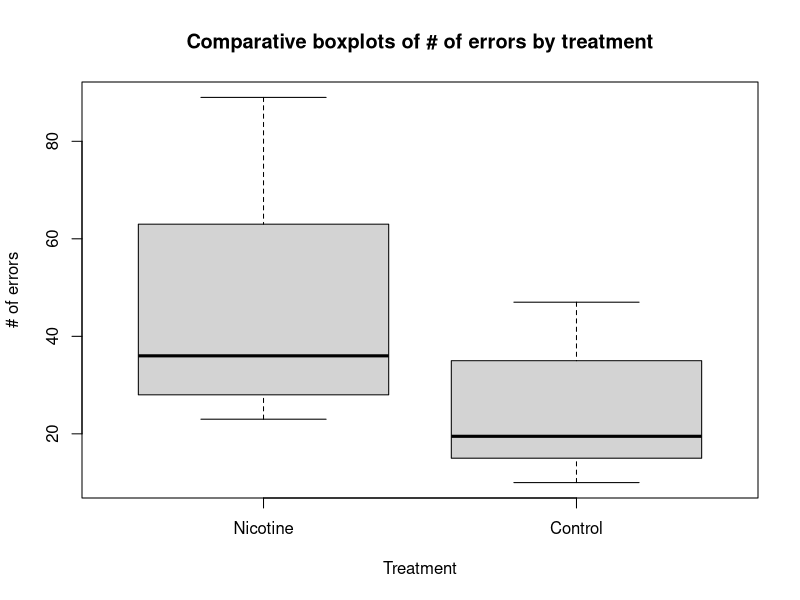
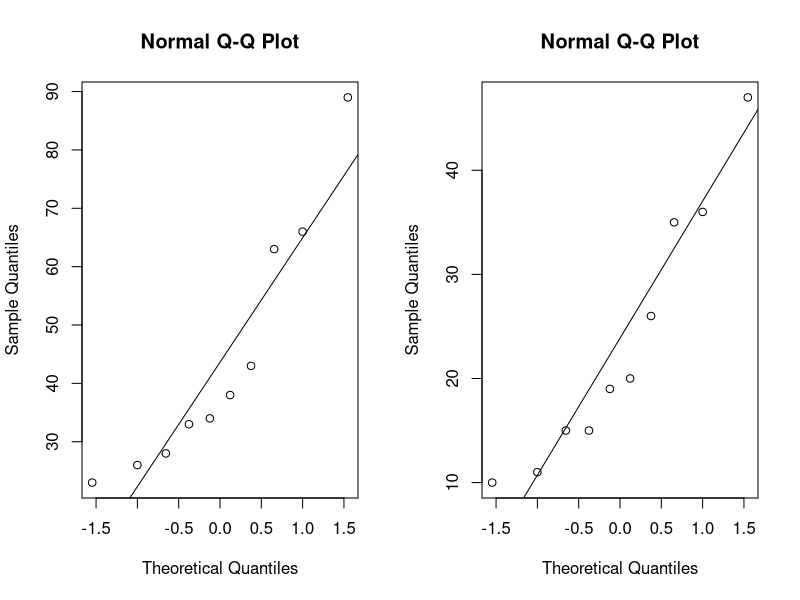
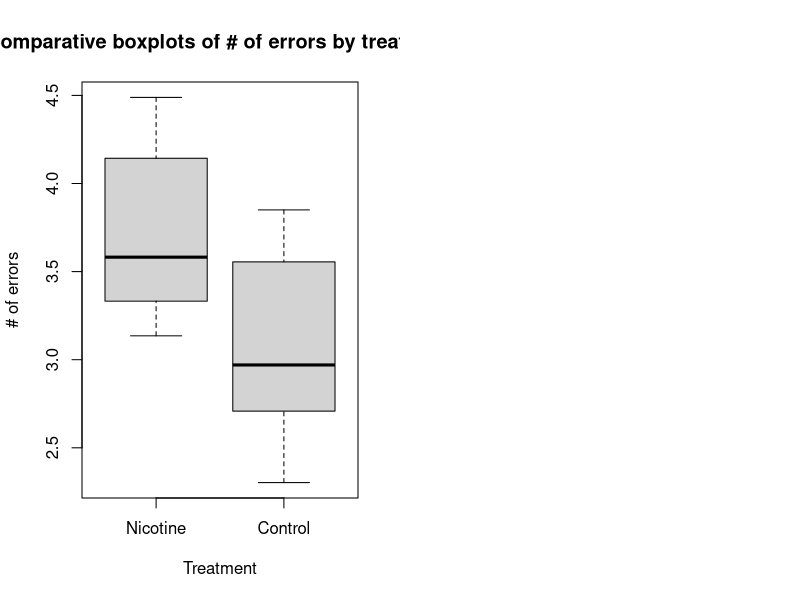
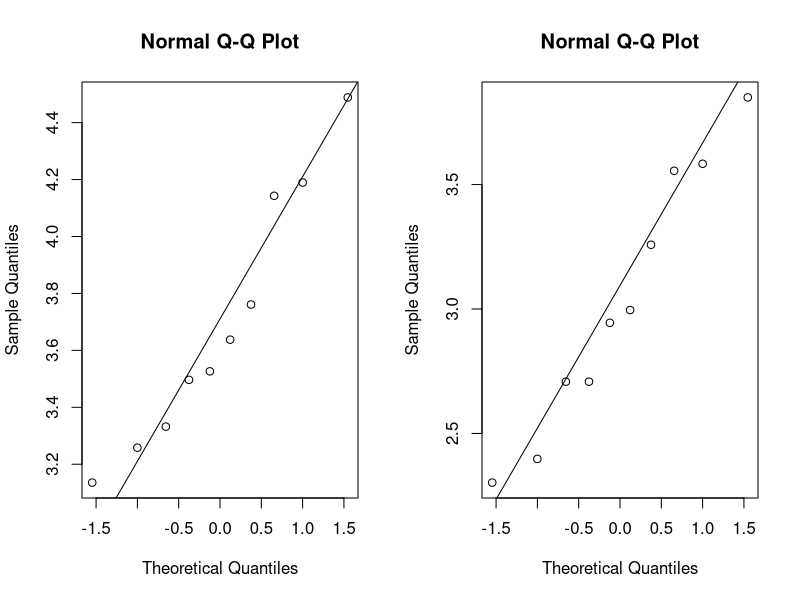
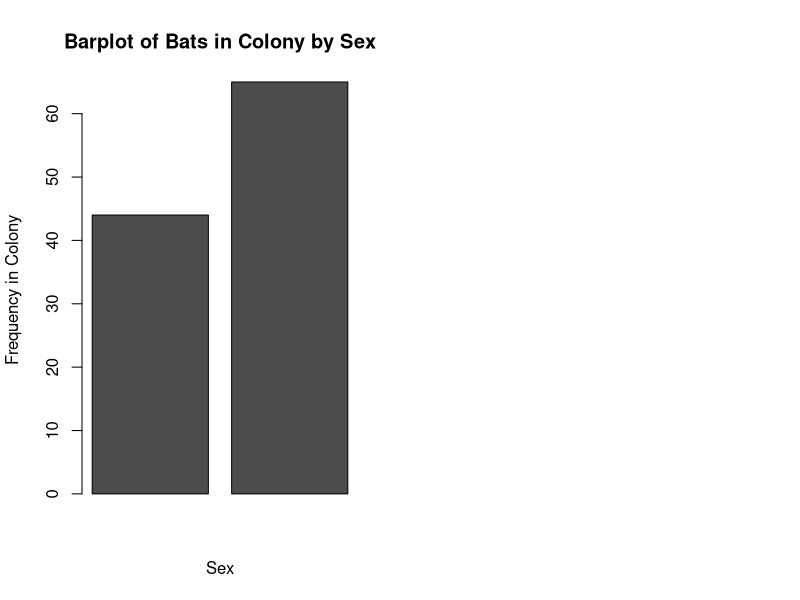

R code for these plots, in order:
###########
## Session 2: Introductory Stats Revision
###########
## Question 1a 
rm(list = ls())
datsmoke <- read.csv("data/smokePregnant.csv", header = T)

## Question 1b-c
## Inference; hypothesis test of whether there is difference in number of errors between two groups
## Two variables; one categorical and one quantitative

## Question 1d
boxplot(datsmoke, main = "Comparative boxplots of # of errors by treatment", ylab = "# of errors", xlab = "Treatment")

## Question 1e
par(mfrow = c(1,2))
qqnorm(datsmoke$Nicotine); qqline(datsmoke$Nicotine)
qqnorm(datsmoke$Control); qqline(datsmoke$Control)
## Both are right skewed; boxplots in particular show this; give the transformations a go

boxplot(log(datsmoke), main = "Comparative boxplots of # of errors by treatment", ylab = "# of errors", xlab = "Treatment")

par(mfrow = c(1,2))
qqnorm(log(datsmoke$Nicotine)); qqline(log(datsmoke$Nicotine))
qqnorm(log(datsmoke$Control)); qqline(log(datsmoke$Control))
## Better

## Question 1f-g
#t.test(dat$Nicotine,dat$Control, var.equal=T)
t.test(log(datsmoke$Nicotine), log(datsmoke$Control), var.equal=T)

## Question 1h
## Observations are independent; random sample of GPs and and random allocation of treatments
## observations are normally distributed with same variance in both groups
sd(log(datsmoke$Nicotine))
sd(log(datsmoke$Control))


## Question 2

batsex = cbind(44,65)

## Question 2a-b
## Inference, with a specifc hypothesis to test (evidence of gender bias)
## One variable with two categories

## Question 2c
barplot(batsex, xlab = "Sex", ylab = "Frequency in Colony", main = "Barplot of Bats in Colony by Sex")

## Question 2d-e
prop.test(batsex, correct = F)

## Question 1f
## Each bat has the same probability of being selected (independence); guaranteed by random sampling of bats

